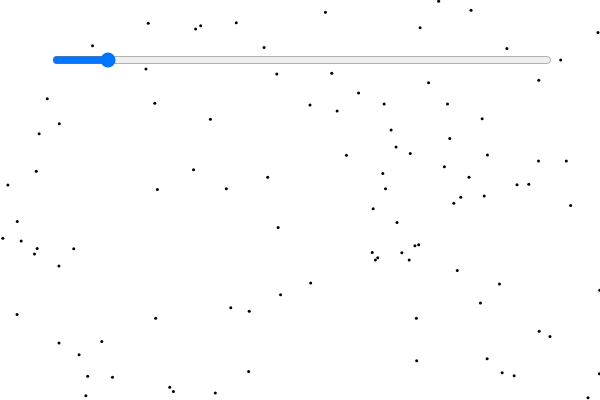
Frame 1 (no input)
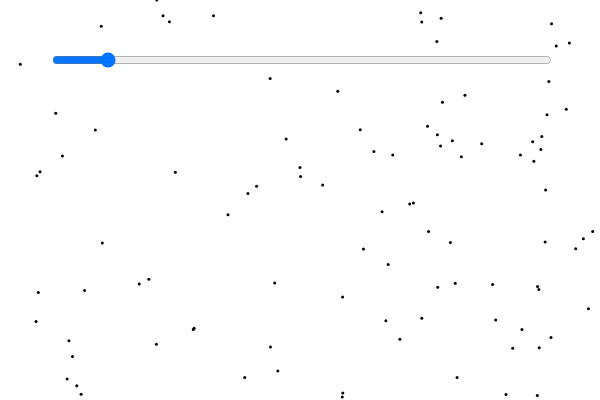
Frame 60 (no input)
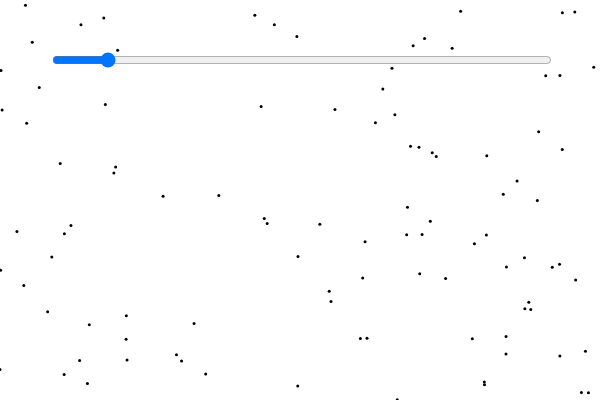
Frame 120 (the mouse pressed at the canvas centre since frame 60)

The p5.js sketch that drew these frames (run headless with seeded random() and noise() and a simulated clock; from frame 60 on, the mouse is pressed at the canvas centre):

// p5.js sketch
// ── sketch.js
let baseRadiusSlider;
let xoff = 0;

let particles = [];

function setup() {
  createCanvas(600, 400);
  colorMode(HSB);

  baseRadiusSlider = createSlider(0, 1, 0.1, 0.01);
  baseRadiusSlider.position(50, 50);
  baseRadiusSlider.size(width - 100);

  frameRate(60);

  for (let i = 0; i < 100; i++) {
    particles.push(new Particle(random(width), random(height)));
  }
}

function draw() {
  background(0, 0, 100);

  for (let i = 0; i < particles.length; i++) {
    let particle = particles[i];
    particle.update();
    particle.display();
  }
}

class Particle {
  constructor(x, y) {
    this.pos = createVector(x, y);
    this.vel = createVector(0, 0);
    this.acc = createVector(0, 0);
    this.maxSpeed = 4;
    this.maxForce = 0.1;
  }

  update() {
    let angle = noise(this.pos.x * 0.01, this.pos.y * 0.01) * TWO_PI * 16;
    let force = p5.Vector.fromAngle(angle);
    force.mult(baseRadiusSlider.value());
    this.applyForce(force);
    this.vel.add(this.acc);
    this.vel.limit(this.maxSpeed);
    this.pos.add(this.vel);
    this.acc.mult(0);
    this.edges();
  }

  applyForce(force) {
    this.acc.add(force);
  }

  edges() {
    if (this.pos.x > width) this.pos.x = 0;
    if (this.pos.x < 0) this.pos.x = width;
    if (this.pos.y > height) this.pos.y = 0;
    if (this.pos.y < 0) this.pos.y = height;
  }

  display() {
    stroke(0);
    strokeWeight(3);
    point(this.pos.x, this.pos.y);
  }
}
